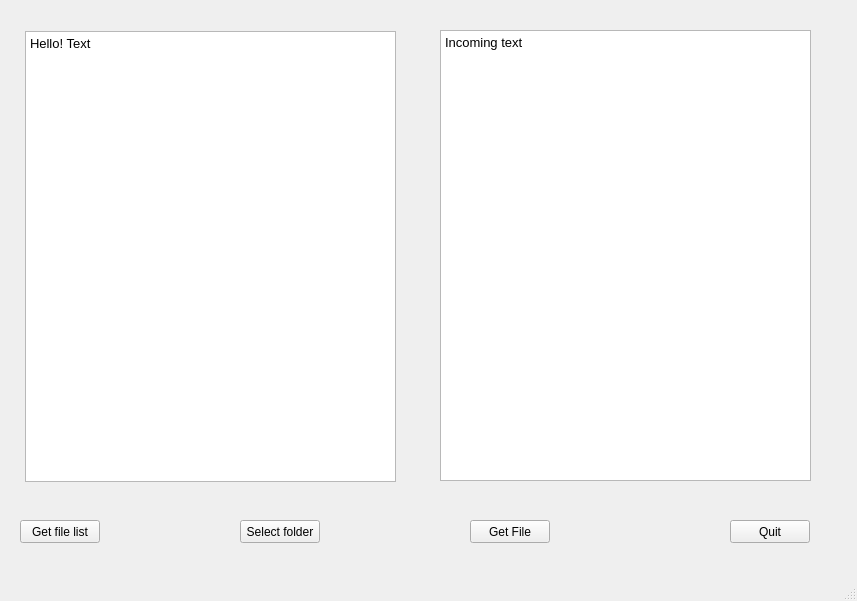
<?xml version="1.0" encoding="UTF-8"?>
<ui version="4.0">
 <class>client</class>
 <widget class="QMainWindow" name="client">
  <property name="geometry">
   <rect>
    <x>0</x>
    <y>0</y>
    <width>857</width>
    <height>601</height>
   </rect>
  </property>
  <property name="windowTitle">
   <string>client</string>
  </property>
  <widget class="QWidget" name="centralwidget">
   <widget class="QPushButton" name="GetListButton">
    <property name="geometry">
     <rect>
      <x>20</x>
      <y>520</y>
      <width>80</width>
      <height>23</height>
     </rect>
    </property>
    <property name="text">
     <string>Get file list</string>
    </property>
   </widget>
   <widget class="QPushButton" name="QuitButton">
    <property name="geometry">
     <rect>
      <x>730</x>
      <y>520</y>
      <width>80</width>
      <height>23</height>
     </rect>
    </property>
    <property name="text">
     <string>Quit</string>
    </property>
   </widget>
   <widget class="QPushButton" name="SelectButton">
    <property name="geometry">
     <rect>
      <x>240</x>
      <y>520</y>
      <width>80</width>
      <height>23</height>
     </rect>
    </property>
    <property name="text">
     <string>Select folder</string>
    </property>
   </widget>
   <widget class="QPushButton" name="GetButton">
    <property name="geometry">
     <rect>
      <x>470</x>
      <y>520</y>
      <width>80</width>
      <height>23</height>
     </rect>
    </property>
    <property name="text">
     <string>Get File</string>
    </property>
   </widget>
   <widget class="QTextBrowser" name="textBrowser">
    <property name="geometry">
     <rect>
      <x>25</x>
      <y>31</y>
      <width>371</width>
      <height>451</height>
     </rect>
    </property>
    <property name="html">
     <string>&lt;!DOCTYPE HTML PUBLIC &quot;-//W3C//DTD HTML 4.0//EN&quot; &quot;http://www.w3.org/TR/REC-html40/strict.dtd&quot;&gt;
&lt;html&gt;&lt;head&gt;&lt;meta name=&quot;qrichtext&quot; content=&quot;1&quot; /&gt;&lt;meta charset=&quot;utf-8&quot; /&gt;&lt;style type=&quot;text/css&quot;&gt;
p, li { white-space: pre-wrap; }
hr { height: 1px; border-width: 0; }
li.unchecked::marker { content: &quot;\2610&quot;; }
li.checked::marker { content: &quot;\2612&quot;; }
&lt;/style&gt;&lt;/head&gt;&lt;body style=&quot; font-family:'Ubuntu'; font-size:10pt; font-weight:400; font-style:normal;&quot;&gt;
&lt;p style=&quot; margin-top:0px; margin-bottom:0px; margin-left:0px; margin-right:0px; -qt-block-indent:0; text-indent:0px;&quot;&gt;Hello! Text&lt;/p&gt;&lt;/body&gt;&lt;/html&gt;</string>
    </property>
   </widget>
   <widget class="QTextBrowser" name="InTextBrowser">
    <property name="geometry">
     <rect>
      <x>440</x>
      <y>30</y>
      <width>371</width>
      <height>451</height>
     </rect>
    </property>
    <property name="html">
     <string>&lt;!DOCTYPE HTML PUBLIC &quot;-//W3C//DTD HTML 4.0//EN&quot; &quot;http://www.w3.org/TR/REC-html40/strict.dtd&quot;&gt;
&lt;html&gt;&lt;head&gt;&lt;meta name=&quot;qrichtext&quot; content=&quot;1&quot; /&gt;&lt;meta charset=&quot;utf-8&quot; /&gt;&lt;style type=&quot;text/css&quot;&gt;
p, li { white-space: pre-wrap; }
hr { height: 1px; border-width: 0; }
li.unchecked::marker { content: &quot;\2610&quot;; }
li.checked::marker { content: &quot;\2612&quot;; }
&lt;/style&gt;&lt;/head&gt;&lt;body style=&quot; font-family:'Ubuntu'; font-size:10pt; font-weight:400; font-style:normal;&quot;&gt;
&lt;p style=&quot; margin-top:0px; margin-bottom:0px; margin-left:0px; margin-right:0px; -qt-block-indent:0; text-indent:0px;&quot;&gt;Incoming text&lt;/p&gt;&lt;/body&gt;&lt;/html&gt;</string>
    </property>
   </widget>
  </widget>
  <widget class="QMenuBar" name="menubar">
   <property name="geometry">
    <rect>
     <x>0</x>
     <y>0</y>
     <width>857</width>
     <height>20</height>
    </rect>
   </property>
  </widget>
  <widget class="QStatusBar" name="statusbar"/>
 </widget>
 <resources/>
 <connections/>
</ui>
